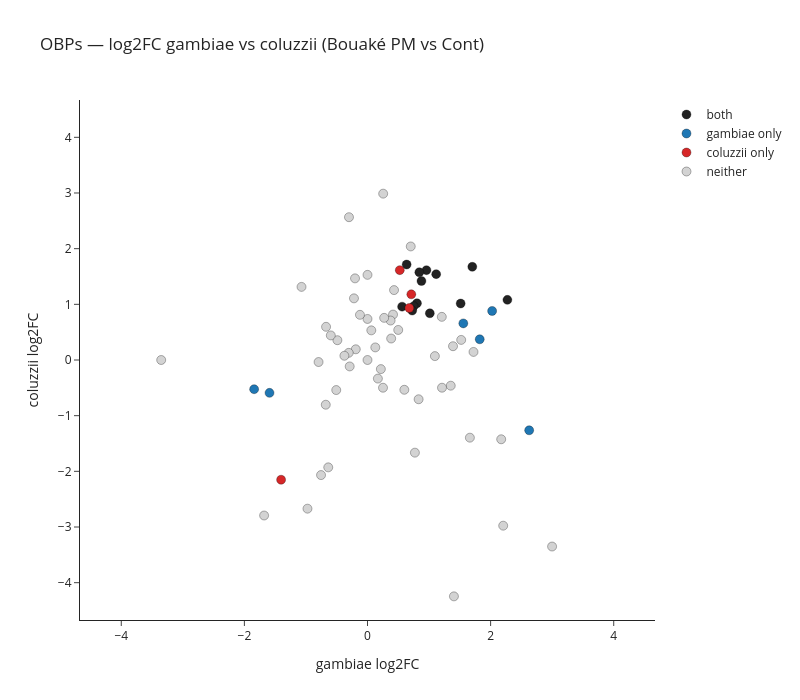

Source (notebook cell):
### Code cell
fig_obp_asym = species_scatter(obp_gam, obp_col, "OBPs", "b1_species_scatter_obp")
fig_obp_asym.show()

### Figure 1 — Plotly figure (JSON) as saved in the notebook; plotly's stock layout.template omitted (floating-point values rounded to 4 significant figures; data arrays with more than 128 entries replaced by an {"elided": "..."} marker saying what was removed)
{"data": [{"customdata": [["AGAP006075", 7.148e-07, 0.03366], ["AGAP006074", 1.031e-05, 3.119e-05], ["AGAP002905", 7.556e-05, 0.01509], ["AGAP003306", 0.0009498, 2.009e-06], ["AGAP005208", 5.083e-05, 0.001516], ["AGAP029062", 0.0001652, 2.541e-11], ["AGAP010489", 0.0001633, 1.501e-10], ["AGAP001409", 0.001047, 4.643e-11], ["AGAP007286", 1.742e-06, 9.456e-10], ["AGAP007287", 0.02125, 0.00234], ["AGAP002556", 0.0001108, 1.657e-06], ["AGAP009629", 0.02776, 7.427e-12], ["AGAP001556", 0.0203, 2.043e-05]], "hovertemplate": "<b>%{text}</b><br>%{customdata[0]}<br>l2FC gam: %{x:.2f} (padj %{customdata[1]:.2e})<br>l2FC col: %{y:.2f} (padj %{customdata[2]:.2e})<extra></extra>", "marker": {"color": "#222", "line": {"color": "black", "width": 0.3}, "size": 9}, "mode": "markers", "name": "both", "text": ["OBP49", "Obp71", "OBP13", "OBP2", "OBP20", "AGAP029062", "OBP4", "OBP3", "Obp48", "OBP47", "Obp66", "OBP5", "OBP7"], "type": "scatter", "x": [2.273, 1.703, 1.514, 1.116, 1.013, 0.9576, 0.8766, 0.8418, 0.8035, 0.7505, 0.7263, 0.6358, 0.5619], "y": [1.08, 1.674, 1.015, 1.542, 0.8394, 1.613, 1.418, 1.576, 1.018, 0.9675, 0.8876, 1.715, 0.9586]}, {"customdata": [["AGAP000640", 0.005017, 0.2475], ["AGAP006076", 4.301e-05, 0.1122], ["AGAP000641", 0.01032, 0.7032], ["AGAP006080", 0.0001316, 0.1601], ["AGAP008279", 4.038e-06, 0.1601], ["AGAP008278", 2.783e-09, 0.1839]], "hovertemplate": "<b>%{text}</b><br>%{customdata[0]}<br>l2FC gam: %{x:.2f} (padj %{customdata[1]:.2e})<br>l2FC col: %{y:.2f} (padj %{customdata[2]:.2e})<extra></extra>", "marker": {"color": "#1f77b4", "line": {"color": "black", "width": 0.3}, "size": 9}, "mode": "markers", "name": "gambiae only", "text": ["OBP33", "OBP50", "OBP34", "OBP54", "D7L2", "D7L1"], "type": "scatter", "x": [2.626, 2.025, 1.823, 1.557, -1.592, -1.842], "y": [-1.263, 0.8809, 0.3721, 0.6577, -0.5903, -0.5244]}, {"customdata": [["AGAP010409", 0.07757, 0.001283], ["AGAP003530", 0.1069, 0.0133], ["AGAP011367", 0.5077, 0.009385], ["AGAP009402", 0.219, 0.02326]], "hovertemplate": "<b>%{text}</b><br>%{customdata[0]}<br>l2FC gam: %{x:.2f} (padj %{customdata[1]:.2e})<br>l2FC col: %{y:.2f} (padj %{customdata[2]:.2e})<extra></extra>", "marker": {"color": "#d62728", "line": {"color": "black", "width": 0.3}, "size": 9}, "mode": "markers", "name": "coluzzii only", "text": ["OBP22", "OBP6", "OBP56", "OBP43"], "type": "scatter", "x": [0.7118, 0.6796, 0.5242, -1.404], "y": [1.18, 0.9345, 1.614, -2.151]}, {"customdata": {"elided": "51x3 mixed values"}, "hovertemplate": "<b>%{text}</b><br>%{customdata[0]}<br>l2FC gam: %{x:.2f} (padj %{customdata[1]:.2e})<br>l2FC col: %{y:.2f} (padj %{customdata[2]:.2e})<extra></extra>", "marker": {"color": "lightgrey", "line": {"color": "black", "width": 0.3}, "size": 9}, "mode": "markers", "name": "neither", "text": ["OBP35", "OBP14", "Obp63", "OBP55", "AGAP011647", "OBP51", "OBP39", "OBP11", "Obp70", "OBP12", "OBP53", "OBP45", "OBP36", "OBP32", "Obp72", "OBP52", "AGAP012867", "OBP27", "OBP15", "OBP57", "Or10", "OBP19", "OBP42", "Obp67", "Or9", "OBP26", "Or1", "OBP29", "OBP41", "Obp67", "Obp64", "Obp62", "OBP9", "Obp69", "OBP24", "OBP28", "OBP44", "OBP25", "OBP10", "OBP46", "OBP23", "Obp68", "Obp69", "OBP8", "Or2", "Obp68", "OBP21", "Obp31", "Or65", "OBP40", "OBP37"], "type": "scatter", "x": [2.999, 2.204, 2.172, 1.722, 1.663, 1.522, 1.404, 1.389, 1.352, 1.21, 1.207, 1.095, 0.8305, 0.77, 0.7025, 0.5983, 0.4993, 0.4312, 0.4147, 0.3844, 0.3753, 0.2706, 0.2545, 0.2518, 0.217, 0.1688, 0.1266, 0.06177, 0.0, 0.0, 0.0, -0.1225, -0.1905, -0.2028, -0.2198, -0.2892, -0.3007, -0.3053, -0.3754, -0.4891, -0.5077, -0.5961, -0.6377, -0.6731, -0.6779, -0.7548, -0.7949, -0.975, -1.072, -1.679, -3.351], "y": [-3.351, -2.976, -1.424, 0.145, -1.395, 0.3608, -4.246, 0.2478, -0.4615, -0.4977, 0.775, 0.06995, -0.7053, -1.664, 2.04, -0.5352, 0.5398, 1.256, 0.8164, 0.3856, 0.7084, 0.7569, 2.988, -0.4981, -0.1636, -0.3338, 0.226, 0.5323, 1.529, 0.7374, 0.0, 0.8114, 0.1924, 1.466, 1.107, -0.1155, 2.565, 0.1285, 0.07592, 0.3557, -0.54, 0.4416, -1.929, 0.596, -0.8035, -2.067, -0.03651, -2.671, 1.313, -2.793, 0.0]}], "layout": {"height": 700, "shapes": [{"line": {"color": "grey", "dash": "dot"}, "type": "line", "x0": -4.67, "x1": 4.67, "y0": -4.67, "y1": 4.67}, {"line": {"color": "grey", "dash": "dot"}, "type": "line", "x0": 0, "x1": 1, "xref": "x domain", "y0": 0, "y1": 0, "yref": "y"}, {"line": {"color": "grey", "dash": "dot"}, "type": "line", "x0": 0, "x1": 0, "xref": "x", "y0": 0, "y1": 1, "yref": "y domain"}], "title": {"text": "OBPs — log2FC gambiae vs coluzzii (Bouaké PM vs Cont)"}, "width": 800, "xaxis": {"range": [-4.67, 4.67], "title": {"text": "gambiae log2FC"}}, "yaxis": {"range": [-4.67, 4.67], "title": {"text": "coluzzii log2FC"}}}}
